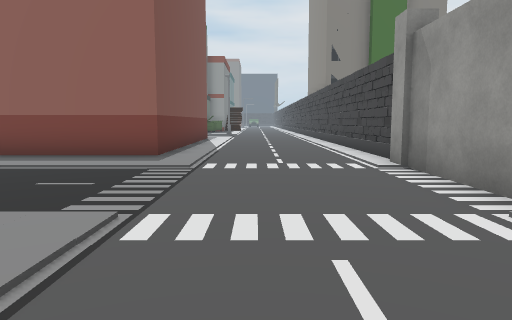
[1] (above)

22 first-person views from a walk through a scene from a Unity 3-D project. The camera is 1.5 m above the floor, tilts 6° down and sees 70° across. The floor is counted in squares, 2 m on a side. Each view is taken from the middle of a square. On the plan, view 1 faces up. The plan holds only what a view shows up to about 11 squares ahead; the rest is blank. The place goes on beyond the plan. The player character is not drawn. Some animated figures are not drawn. Door leaves are left out, so doorways stand open. Some surface patterns are stand-ins.

[2]
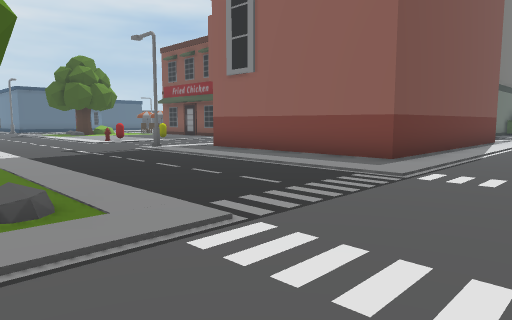

[3]
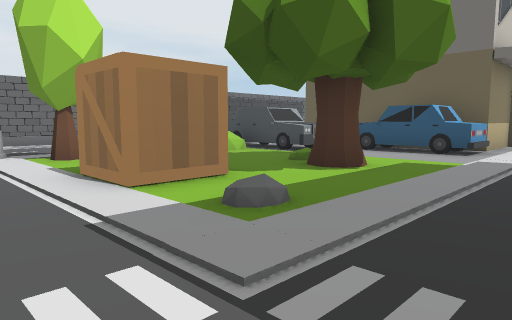

[4]
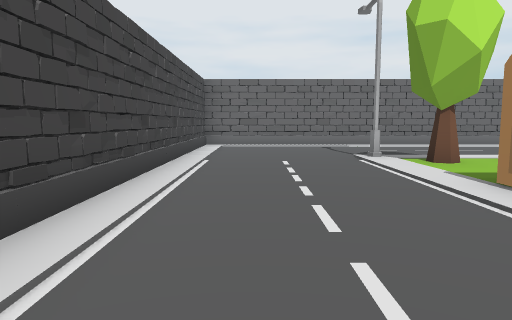

[5]
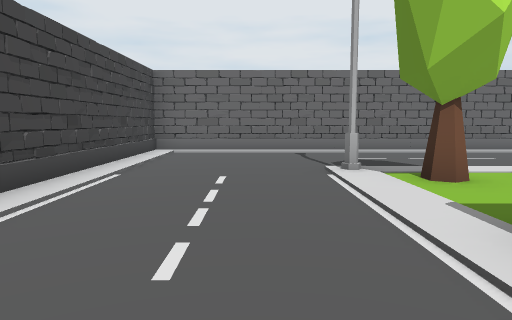

[6]
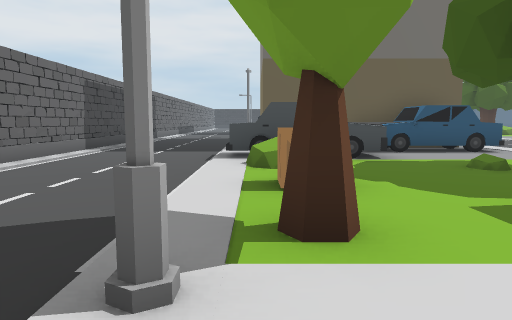

[7]
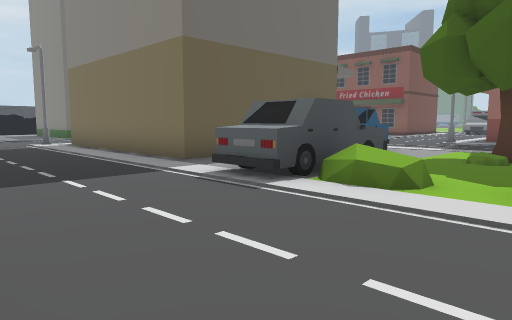

[8]
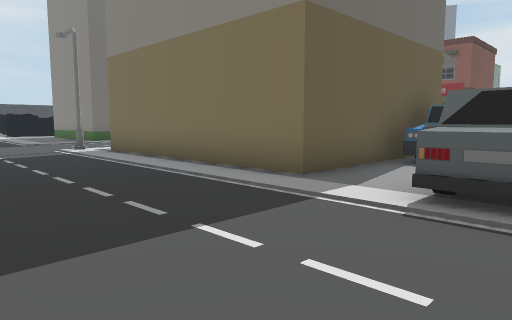

[9]
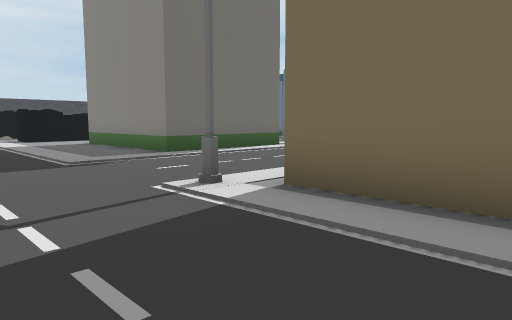

[10]
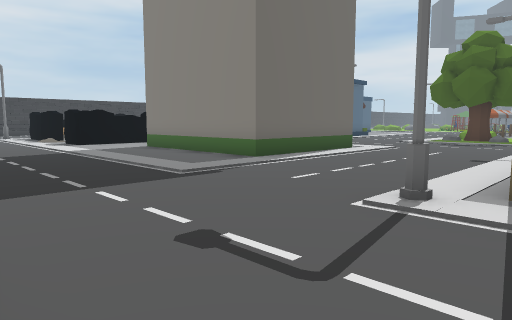

[11]
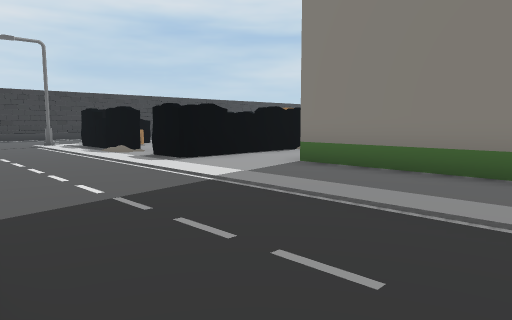

[12]
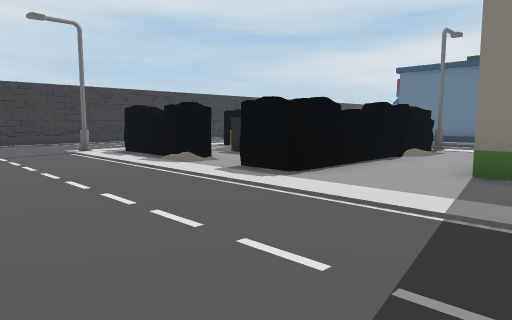

[13]
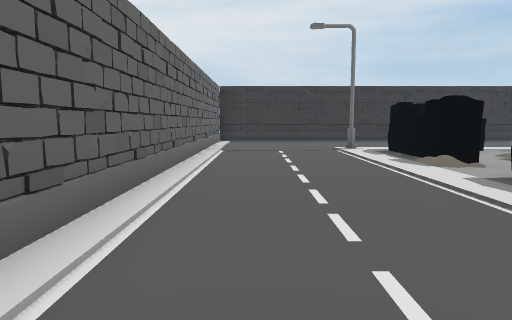

[14]
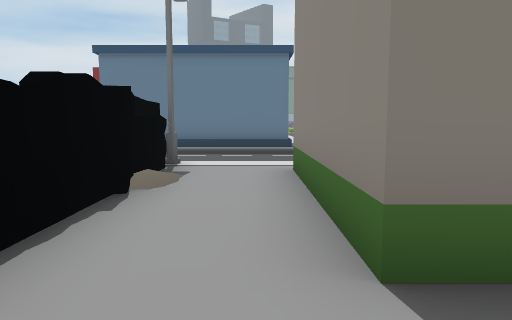

[15]
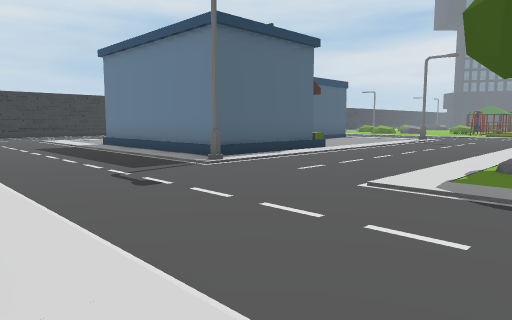

[16]
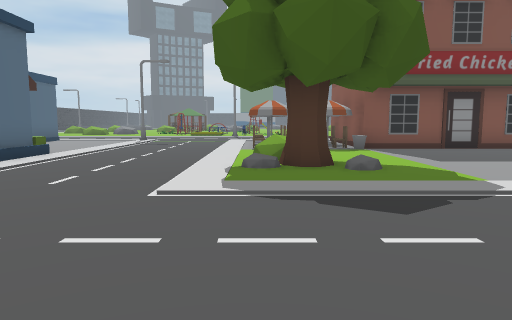

[17]
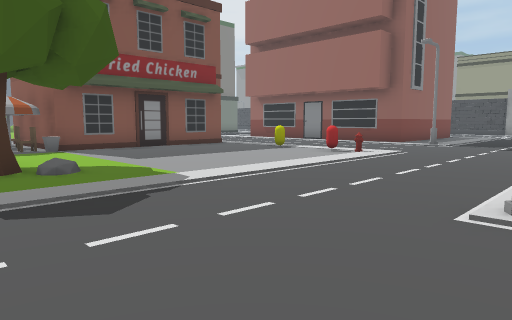

[18]
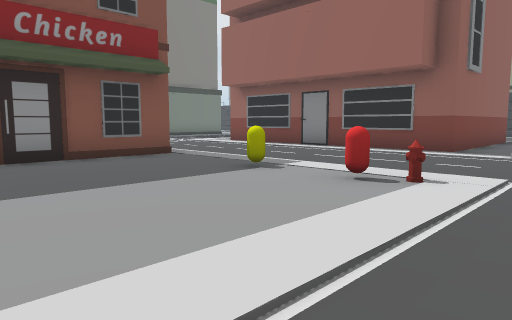

[19]
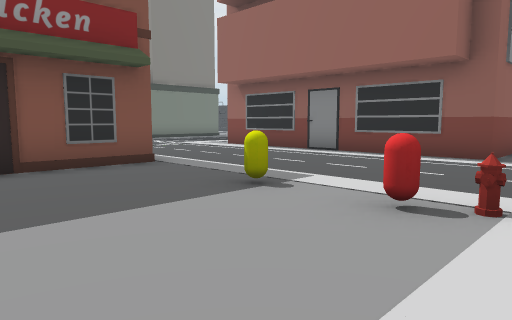

[20]
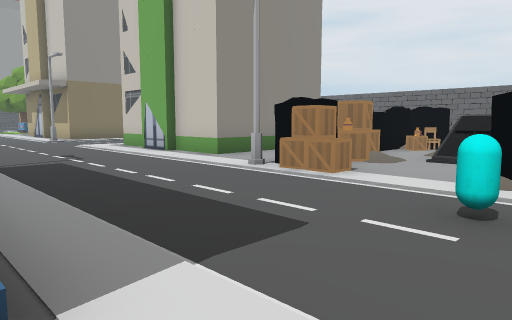

[21]
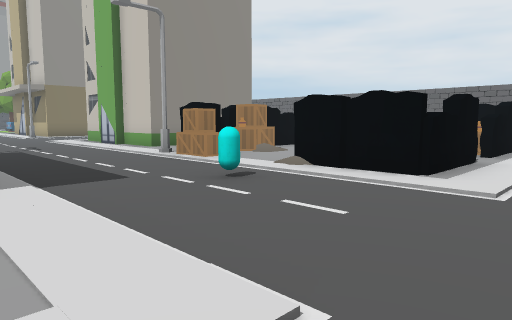

[22]
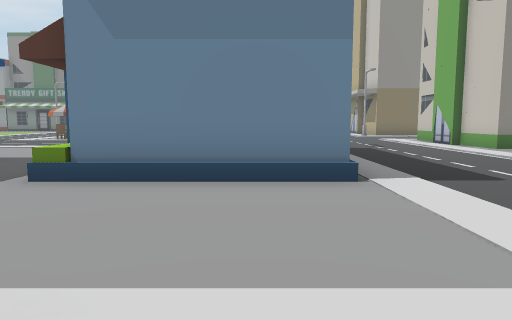

### Floor plan
Key: @ floor where view 1 was taken; # wall or solid block; . floor; / step, stairs or slope; O other object.
Columns run from 36 left of view 1 to 3 right of it. Each row starts with its distance up from view 1.
 14         ...  ..  O#      ... O    O.
 13        ........OOO######.....O    O.
 12      ... ....... .O..........O    O.
 11     ..O   ...... ............O    O....#
 10   ...O    O....OO............O    O....#
  9   ...O    O.....O......O.....O    O....#
  8 .....O    O....///...........OOOOOO....#
  7 .....OOOOOO............OO..............#
  6 ...........O................O..........#
  5 .......................................#
  4 ....O..................................#
  3  ..................O...................
  2  .###.OOO...O......    O...O...........
  1  .#  ..O..OO OO....     OOOO...O.......#
  0  .   //O..O   O.....      OO..OO.OO.@..#
 -1  ... /.#..O   O.....      OO.....OO....#
 -2   OO///##.OOOOO.....     O..OO.........#
 -3      O.O ...........OOOOOO..OOO.O......#
 -4 .O..##.O...........O........OOO...OO...#
 -5 .......................................#
 -6 .......................................#
 -7 .......................................O
 -8 ............. .  .. .    ..............#
 -9 ##########               ##############

Where each view was taken, in squares from view 1:
view 1: 0 up, 0 right, facing up
view 2: 1 up, 1 right, facing up-left
view 3: 4 up, 0 right, facing down-left
view 4: 3 up, 1 right, facing down
view 5: 1 up, 0 right, facing down
view 6: 4 down, 0 right, facing left
view 7: 8 down, 4 left, facing up-left
view 8: 8 down, 7 left, facing up-left
view 9: 7 down, 14 left, facing up-left
view 10: 8 down, 16 left, facing up-left
view 11: 8 down, 22 left, facing up-left
view 12: 8 down, 25 left, facing up-left
view 13: 7 down, 25 left, facing left
view 14: 4 down, 27 left, facing up
view 15: 2 up, 20 left, facing up-left
view 16: 2 up, 21 left, facing up
view 17: 2 up, 21 left, facing up-right
view 18: 5 up, 17 left, facing up-right
view 19: 6 up, 16 left, facing up-right
view 20: 7 up, 33 left, facing down-right
view 21: 7 up, 36 left, facing down-right
view 22: 8 up, 36 left, facing right
